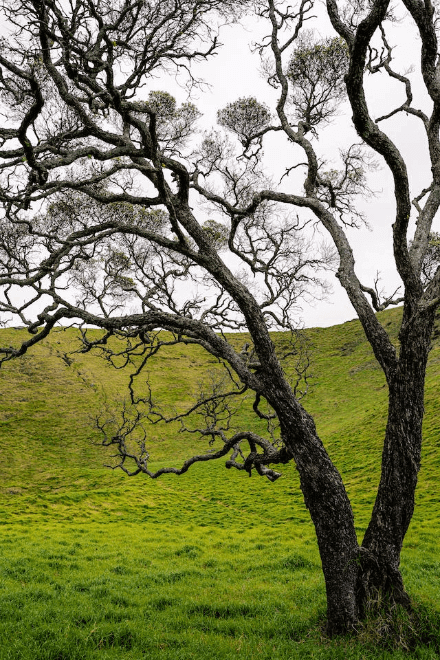
#> input picture image1.png, 440 x 660 px
$ python 7.py   (older library calls are emulated)
#> lines starting #> are read from the running program, lines starting #| are printed output that depends on the picture
import cv2
import numpy as np
import matplotlib.pyplot as plt

# Load image
image = cv2.imread('image1.png', cv2.IMREAD_GRAYSCALE)
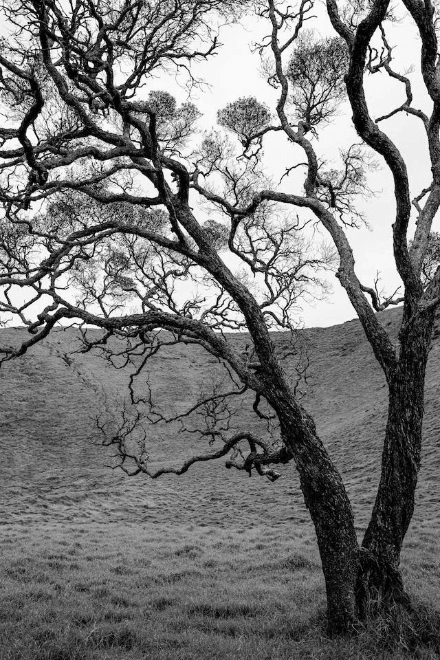
#> image: shape (660, 440); min 2, max 250, mean 120.6

# ============ SOBEL OPERATOR ============
sobel_x = cv2.Sobel(image, cv2.CV_64F, 1, 0, ksize=3)
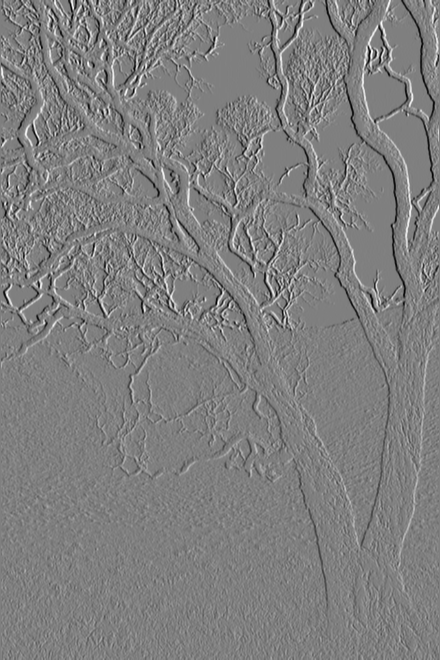
#> sobel_x: shape (660, 440) float64; min -968, max 966, mean -0.5; drawn with min black and max white
sobel_y = cv2.Sobel(image, cv2.CV_64F, 0, 1, ksize=3)
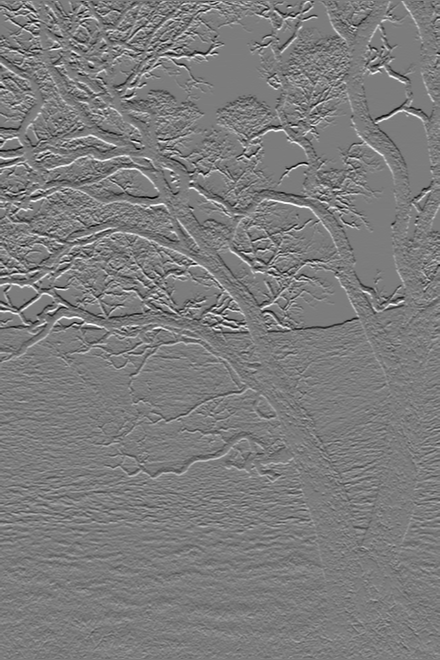
#> sobel_y: shape (660, 440) float64; min -917, max 957, mean -0.9; drawn with min black and max white
sobel = cv2.magnitude(sobel_x, sobel_y)
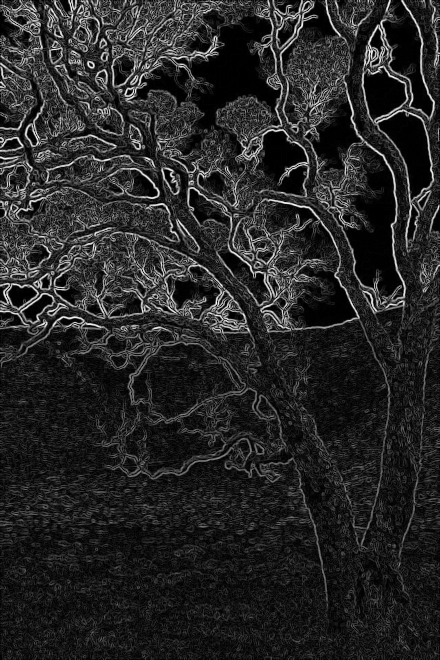
#> sobel: shape (660, 440) float64; min 0, max 999.1, mean 154.5; drawn with min black and max white
sobel = cv2.convertScaleAbs(sobel)
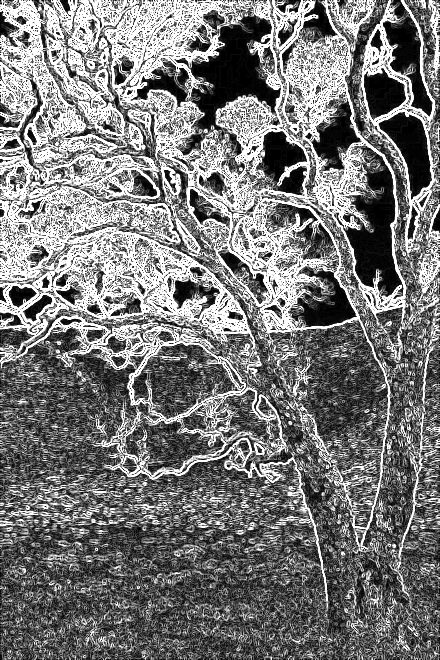
#> sobel: shape (660, 440); min 0, max 255, mean 120.8

# ============ PREWITT OPERATOR (Manual) ============
prewitt_x = np.array([[-1, 0, 1],
                      [-1, 0, 1],
                      [-1, 0, 1]])

prewitt_y = np.array([[-1, -1, -1],
                      [ 0,  0,  0],
                      [ 1,  1,  1]])

px = cv2.filter2D(image, cv2.CV_64F, prewitt_x)
py = cv2.filter2D(image, cv2.CV_64F, prewitt_y)
prewitt = cv2.magnitude(px, py)
prewitt = cv2.convertScaleAbs(prewitt)
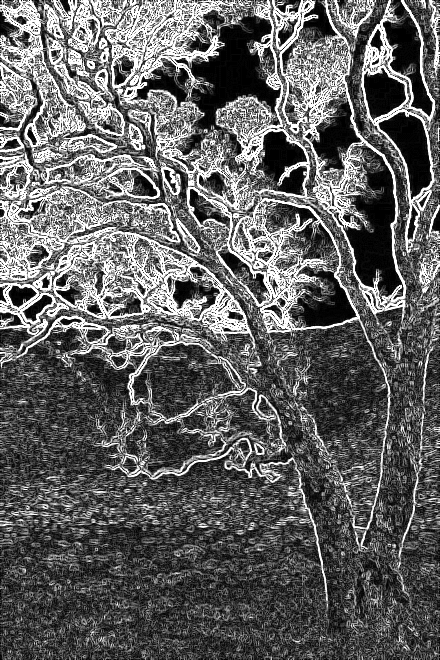
#> prewitt: shape (660, 440); min 0, max 255, mean 97.7

# Display
titles = ['Original', 'Sobel', 'Prewitt']
images = [image, sobel, prewitt]

plt.figure(figsize=(14, 5))
for i in range(3):
    plt.subplot(1, 3, i+1)
    plt.imshow(images[i], cmap='gray')
    plt.title(titles[i], fontsize=13, fontweight='bold')
    plt.axis('off')

plt.suptitle('Sobel vs Prewitt Edge Detection', fontsize=15, fontweight='bold')
plt.tight_layout()
plt.savefig('sobel_vs_prewitt.png', dpi=100)
plt.show()

# Print kernels
print("SOBEL KERNEL (X-direction):     PREWITT KERNEL (X-direction):")
print("[-1  0  1]                      [-1  0  1]")
print("[-2  0  2]   ← center weighted  [-1  0  1]   ← equal weight")
print("[-1  0  1]                      [-1  0  1]")
print()
print("✅ Sobel: Better noise suppression (center weight = 2)")
print("✅ Prewitt: Simpler, equal weights")
print("✅ Both compute gradient: G = √(Gx² + Gy²)")
